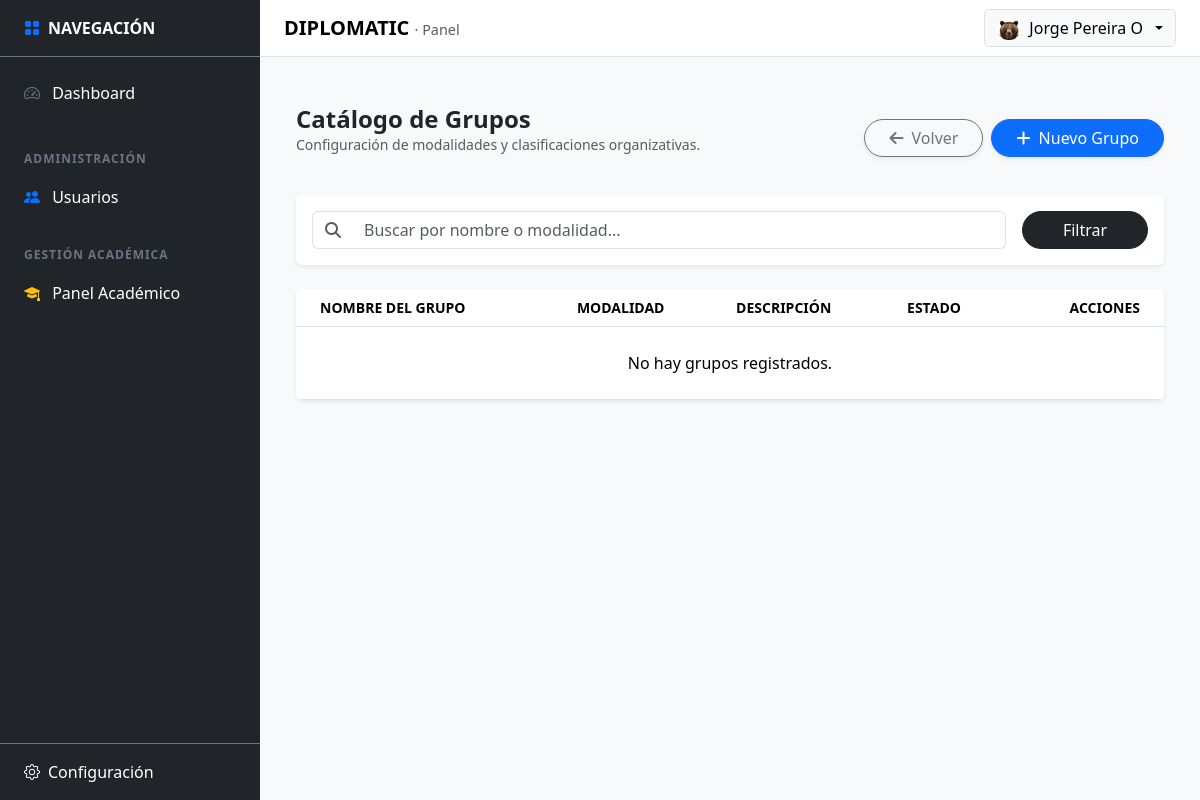
Before: /public/academic/grupos (signed in) with the older database file.
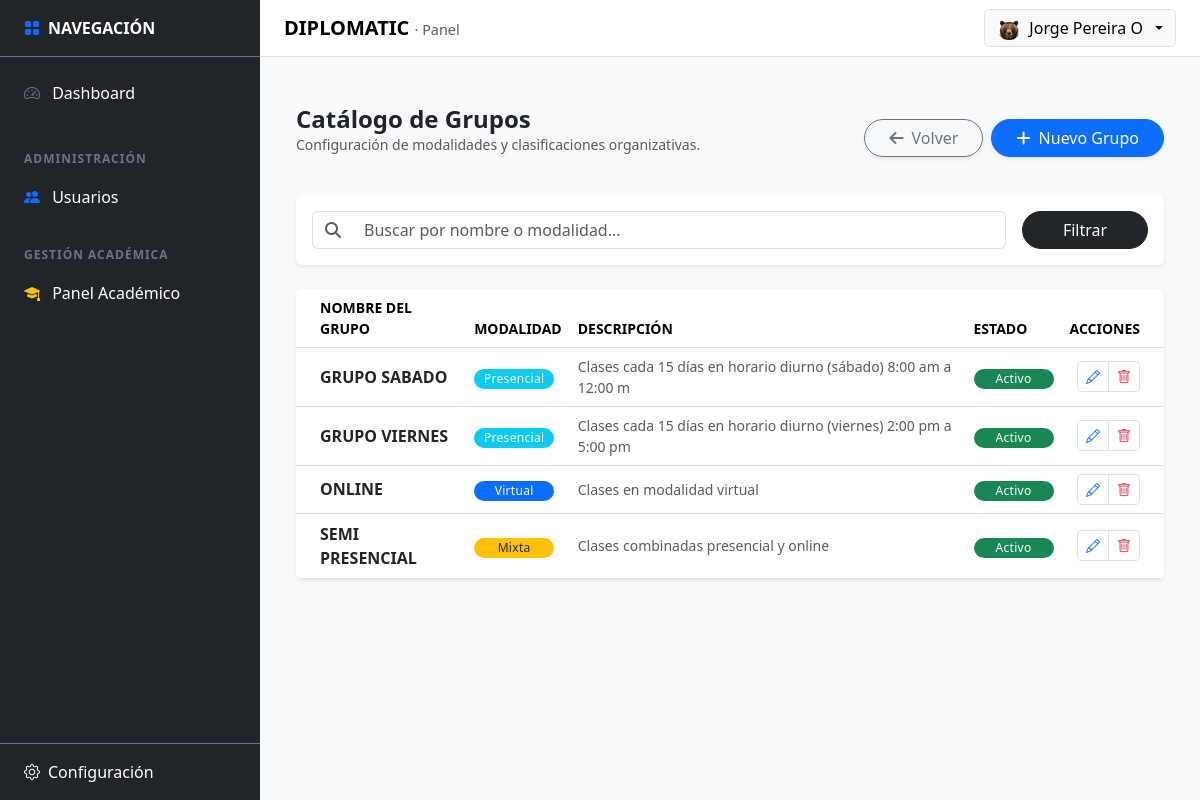
After: the same page with the newer database file.
### tables this page shows
CREATE TABLE `tbl_grupos` (
  `id` int(11) NOT NULL,
  `name` varchar(100) NOT NULL COMMENT 'Ej: Grupo Viernes, Grupo Online',
  `modality` enum('Presencial','Virtual','Mixta') NOT NULL DEFAULT 'Presencial',
  `description` text DEFAULT NULL,
  `is_active` tinyint(1) NOT NULL DEFAULT 1 COMMENT '1: Activo, 0: Eliminado/Inactivo',
  `created_by` int(11) DEFAULT NULL,
  `updated_by` int(11) DEFAULT NULL,
  `created_at` timestamp NOT NULL DEFAULT current_timestamp(),
  `updated_at` timestamp NULL DEFAULT NULL ON UPDATE current_timestamp()
);

### app/core/Controller.php (called while the page is built, shortened)
<?php
abstract class Controller
{
    protected function view(string $viewPath, array $data = []): void
    {
        View::render($viewPath, $data);
    }
}

### app/controllers/GruposController.php (called while the page is built, shortened)
<?php
class GruposController extends Controller
{
    private $model;
    public function __construct()
    {
        $this->model = new GruposModel();
    }
    public function index(): void
    {
        $search = $_GET['search'] ?? '';
        $this->view('academic/grupos/index', [
            'grupos' => $this->model->getAll($search),
            'search' => $search
        ]);
    }
}

### app/core/Router.php (called while the page is built, shortened)
<?php
final class Router
{
  private array $routes = [
    'GET' => [],
    'POST' => [],
  ];
  public function get(string $path, array $handler): void
  {
    $this->routes['GET'][$this->normalize($path)] = $handler;
  }
  public function post(string $path, array $handler): void
  {
    $this->routes['POST'][$this->normalize($path)] = $handler;
  }
  public function dispatch(): void
  {
    $method = $_SERVER['REQUEST_METHOD'] ?? 'GET';
    $uri = parse_url($_SERVER['REQUEST_URI'] ?? '/', PHP_URL_PATH) ?? '/';
    $basePath = $this->detectBasePath();
    $path = $this->normalize(str_replace($basePath, '', $uri) ?: '/');
    $handler = $this->routes[$method][$path] ?? null;
    [$class, $action] = $handler;
    $controller = new $class();
    $controller->$action();
  }
  private function normalize(string $path): string
  {
    $path = '/' . trim($path, '/');
    return $path === '//' ? '/' : $path;
  }
  private function detectBasePath(): string
  {
    $scriptName = $_SERVER['SCRIPT_NAME'] ?? '';
    $dir = str_replace('\\', '/', dirname($scriptName));
    return rtrim($dir, '/');
  }
}

### app/core/Bootstrap.php (called while the page is built, shortened)
<?php
final class Bootstrap
{
    public function run(): void
    {
        $router = new Router();
        $router->get('/', [AuthController::class, 'showLogin']);
        $router->post('/login', [AuthController::class, 'doLogin']);
        $router->get('/logout', [AuthController::class, 'logout']);
        $router->get('/dashboard', [DashboardController::class, 'index']);
        $router->get('/profile', [ProfileController::class, 'index']);
        $router->post('/profile/update', [ProfileController::class, 'update']);
        $router->get('/profile/security', [ProfileController::class, 'security']);
        $router->post('/profile/change-password', [ProfileController::class, 'changePassword']);
        $router->get('/settings', [SettingsController::class, 'index']);
        $router->get('/settings/correo', [SettingsEmailController::class, 'index']);
        $router->post('/settings/save-correo', [SettingsEmailController::class, 'save']);
        $router->post('/settings/test-correo', [SettingsEmailController::class, 'test']);
        $router->get('/settings/empresa', [SettingsCompanyController::class, 'index']);
        $router->post('/settings/empresa/save', [SettingsCompanyController::class, 'save']);
        $router->get('/settings/whatsapp', [SettingsWhatsappController::class, 'index']);
        $router->post('/settings/whatsapp/save-template', [SettingsWhatsappController::class, 'saveTemplate']);
        $router->post('/settings/whatsapp/log', [SettingsWhatsappController::class, 'logSend']);
        $router->get('/settings/eventos', [SettingsEventsController::class, 'index']);
        $router->get('/settings/eventos/filter', [SettingsEventsController::class, 'filter']);
        $router->get('/academic', [AcademicController::class, 'index']);
        $router->get('/academic/diplomados', [DiplomadosController::class, 'index']);
        $router->get('/academic/diplomados/create', [DiplomadosController::class, 'create']);
        $router->post('/academic/diplomados/save', [DiplomadosController::class, 'save']);
        $router->get('/academic/diplomados/edit', [DiplomadosController::class, 'edit']);
        $router->post('/academic/diplomados/update', [DiplomadosController::class, 'update']);
        $router->post('/academic/diplomados/delete', [DiplomadosController::class, 'delete']);
        $router->get('/academic/diplomados/getDetails', [DiplomadosController::class, 'getDetails']);
        $router->get('/academic/diplomados/export', [\App\Controllers\ExportController::class, 'pdf']);
        $router->get('/academic/cohortes', [CohortesController::class, 'index']);
        $router->get('/academic/cohortes/create', [CohortesController::class, 'create']);
        $router->post('/academic/cohortes/save', [CohortesController::class, 'save']);
        $router->post('/academic/cohortes/update', [CohortesController::class, 'update']);
        $router->post('/academic/cohortes/delete', [CohortesController::class, 'delete']);
        $router->get('/academic/cohortes/getDetails', [CohortesController::class, 'getDetails']);
        $router->get('/academic/cohortes/changeStatus', [CohortesController::class, 'changeStatus']);
        $router->get('/academic/cohortes/logAccess', [CohortesController::class, 'logAccess']);
        $router->get('/academic/cohortes-config', [CohortesConfigController::class, 'index']);
        $router->get('/academic/cohortes-config/getDetails', [CohortesConfigController::class, 'getDetails']);
        $router->post('/academic/cohortes-config/updateStatus', [CohortesConfigController::class, 'updateStatus']);
        $router->post('/academic/cohortes-config/hardDelete', [CohortesConfigController::class, 'hardDelete']);
        $router->get('/academic/grupos', [GruposController::class, 'index']);
        $router->post('/academic/grupos/save', [GruposController::class, 'save']);
        $router->post('/academic/grupos/update', [GruposController::class, 'update']);
        $router->post('/academic/grupos/delete', [GruposController::class, 'delete']);
        $router->get('/academic/grupos/getDetails', [GruposController::class, 'getDetails']);
        $router->get('/academic/grupos/logAccess', [GruposController::class, 'logAccess']);
        $router->get('/academic/profesores', [ProfesoresController::class, 'index']);
        $router->get('/academic/profesores/create', [ProfesoresController::class, 'create']);
        $router->post('/academic/profesores/save', [ProfesoresController::class, 'save']);
        $router->get('/academic/profesores/edit', [ProfesoresController::class, 'edit']);
        $router->post('/academic/profesores/updateBase', [ProfesoresController::class, 'updateBase']);
        $router->post('/academic/profesores/delete', [ProfesoresController::class, 'delete']);
        $router->get('/academic/profesores/getDetails', [ProfesoresController::class, 'getDetails']);
        $router->get('/academic/profesores/logAccess', [ProfesoresController::class, 'logAccess']);
        $router->post('/academic/profesores/saveFormation', [ProfesoresController::class, 'saveFormation']);
        $router->post('/academic/profesores/deleteFormation', [ProfesoresController::class, 'deleteFormation']);
        $router->post('/academic/profesores/saveWork', [ProfesoresController::class, 'saveWork']);
        $router->post('/academic/profesores/deleteWork', [ProfesoresController::class, 'deleteWork']);
        $router->post('/academic/profesores/saveSpecialty', [ProfesoresController::class, 'saveSpecialty']);
        $router->post('/academic/profesores/deleteSpecialty', [ProfesoresController::class, 'deleteSpecialty']);
        $router->post('/academic/profesores/uploadDocument', [ProfesoresController::class, 'uploadDocument']);
        $router->post('/academic/profesores/deleteDocument', [ProfesoresController::class, 'deleteDocument']);
        $router->post('/academic/profesores/uploadPhoto', [ProfesoresController::class, 'uploadPhoto']);
        $router->get('/UserSecurity', [UserSecurityController::class, 'index']);
        $router->post('/UserSecurityController/updatePassword', [UserSecurityController::class, 'changePassword']);
        $router->post('/UserSecurityController/updateStatus', [UserSecurityController::class, 'changeStatus']);
        $router->get('/users', [UsersController::class, 'index']);
        $router->post('/users/save', [UsersController::class, 'save']);
        $router->post('/users/delete', [UsersController::class, 'delete']);
        $router->get('/register', [RegisterController::class, 'index']);
        $router->post('/register/submit', [RegisterController::class, 'submit']);
        $router->get('/register/validate', [RegisterController::class, 'validateToken']);
        $router->post('/register/create-password', [RegisterController::class, 'createPassword']);
        $router->get('/register/complete', [RegisterController::class, 'completeProfile']);
        $router->get('/forgot-password', [RegisterController::class, 'forgotPasswordIndex']);
        $router->post('/forgot-password/submit', [RegisterController::class, 'forgotPasswordSubmit']);
        $router->dispatch();
    }
}

### public/index.php (called while the page is built, shortened)
<?php
require_once __DIR__ . '/../app/core/Autoload.php';
$app = new \App\Core\Bootstrap();
$app->run();

### app/models/GruposModel.php (called while the page is built, shortened)
<?php
class GruposModel
{
    private $db;
    public function __construct()
    {
        $this->db = (new Database())->getConnection();
    }
    public function getAll(string $search = ''): array
    {
        $sql = "SELECT g.* FROM tbl_grupos g
                WHERE g.is_active = 1 AND (g.name LIKE ? OR g.modality LIKE ?)
                ORDER BY g.name ASC";
        $stmt = $this->db->prepare($sql);
        $term = "%$search%";
        $stmt->execute([$term, $term]);
        return $stmt->fetchAll(PDO::FETCH_ASSOC);
    }
}

### app/core/Autoload.php (called while the page is built, shortened)
<?php
spl_autoload_register(function (string $class): void {
  $prefix = 'App\\';
  $baseDir = __DIR__ . '/../';
  $len = strlen($prefix);
  $relativeClass = substr($class, $len);
  $relativePath = str_replace('\\', '/', $relativeClass);
  $parts = explode('/', $relativePath);
  if (!empty($parts[0])) {
    $map = [
      'Core'        => 'core',
      'Controllers' => 'controllers',
      'Models'      => 'models',
      'Config'      => 'config',
      'Middleware'  => 'middleware',
      'Views'       => 'views',
      'Services'    => 'services',
    ];
    if (isset($map[$parts[0]])) {
      $partsMapped = $parts;
      $partsMapped[0] = $map[$parts[0]];
      $file = $baseDir . implode('/', $partsMapped) . '.php';
      if (file_exists($file)) { require_once $file; return; }
    }
  }
});

### app/core/Database.php (called while the page is built, shortened)
<?php
final class Database
{
  private static ?PDO $pdo = null;
  public static function getConnection(): PDO
  {
    if (self::$pdo instanceof PDO) {
      return self::$pdo;
    }
    $configFile = __DIR__ . '/../config/database.php';
    $cfg = require $configFile;
    $host = $cfg['host'] ?? '127.0.0.1';
    $dbname = $cfg['dbname'] ?? '';
    $user = $cfg['user'] ?? 'root';
    $pass = $cfg['pass'] ?? '';
    $charset = $cfg['charset'] ?? 'utf8mb4';
    $dsn = "mysql:host={$host};dbname={$dbname};charset={$charset}";
    try {
      self::$pdo = new PDO($dsn, $user, $pass, [
        PDO::ATTR_ERRMODE => PDO::ERRMODE_EXCEPTION,
        PDO::ATTR_DEFAULT_FETCH_MODE => PDO::FETCH_ASSOC,
        PDO::ATTR_EMULATE_PREPARES => false,
      ]);
      return self::$pdo;
    } catch (PDOException $e) {
      throw new \RuntimeException('Error de conexión a la base de datos. Verifique credenciales y que MySQL esté activo.');
    }
  }
}

### app/config/database.php (called while the page is built)
<?php
return [
  'host' => '127.0.0.1',
  'dbname' => 'db_diplomatic',
  'user' => 'root',
  'pass' => '',
  'charset' => 'utf8mb4',
];

### app/views/academic/grupos/index.php (the view, shortened to what the rows shown need)
<link rel="stylesheet" href="https://cdnjs.cloudflare.com/ajax/libs/font-awesome/6.4.0/css/all.min.css">
<link rel="stylesheet" href="https://cdn.jsdelivr.net/npm/sweetalert2@11/dist/sweetalert2.min.css">
<link rel="stylesheet" href="/diplomatic/public/assets/css/academic_grupos.css">
<div class="container-fluid py-4">
    <div class="d-flex justify-content-between align-items-center mb-4">
        <div>
            <h2 class="h4 fw-bold mb-0 text-dark">Catálogo de Grupos</h2>
        </div>
    </div>
    <div class="card border-0 shadow-sm overflow-hidden">
        <div class="table-responsive">
            <table class="table table-hover align-middle mb-0">
                <thead class="bg-light small fw-bold text-secondary text-uppercase">
                    <tr>
                        <th class="ps-4">Nombre del Grupo</th>
                        <th>Modalidad</th>
                        <th>Descripción</th>
                        <th>Estado</th>
                        <th class="text-end pe-4">Acciones</th>
                    </tr>
                </thead>
                <tbody>
                    <?php if (empty($grupos)): ?>
                        <tr><td colspan="5" class="text-center py-4">No hay grupos registrados.</td></tr>
                    <?php else: ?>
                        <?php foreach ($grupos as $g): ?>
                            <tr>
                                <td class="ps-4 fw-bold text-dark"><?= htmlspecialchars($g['name']) ?></td>
                                <td>
                                    <?php
                                        $modBadge = match($g['modality']) {
                                            'Presencial' => 'bg-info',
                                            'Virtual'    => 'bg-primary',
                                            'Mixta'      => 'bg-warning text-dark',
                                            default      => 'bg-secondary'
                                        };
                                    ?>
                                    <span class="badge <?= $modBadge ?> rounded-pill"><?= $g['modality'] ?></span>
                                </td>
                                <td class="text-muted small"><?= htmlspecialchars($g['description'] ?: 'Sin descripción') ?></td>
                                <td><span class="badge bg-success rounded-pill">Activo</span></td>
                                <td class="text-end pe-4">
                                    <div class="btn-group">
                                        <button type="button" class="btn btn-sm btn-white border text-primary btn-edit" data-id="<?= $g['id'] ?>" title="Editar">
                                            <i class="bi bi-pencil"></i>
                                        </button>
                                        <button type="button" class="btn btn-sm btn-white border text-danger btn-delete" data-id="<?= $g['id'] ?>" data-name="<?= htmlspecialchars($g['name']) ?>" title="Eliminar">
                                            <i class="bi bi-trash"></i>
                                        </button>
                                    </div>
                                </td>
                            </tr>
                        <?php endforeach; ?>
                    <?php endif; ?>
                </tbody>
            </table>
        </div>
    </div>
</div>

Changed rows visible on the page:
added tbl_grupos: name "GRUPO SABADO", modality "Presencial", description "Clases cada 15 días en horario diurno (sábado) 8:00 am a 12:00 m"
added tbl_grupos: name "GRUPO VIERNES", modality "Presencial", description "Clases cada 15 días en horario diurno (viernes) 2:00 pm a 5:00 pm"
added tbl_grupos: name "ONLINE", modality "Virtual", description "Clases en modalidad virtual"
added tbl_grupos: name "SEMI PRESENCIAL", modality "Mixta", description "Clases combinadas presencial y online"
Other visible differences:
text no longer shown: "No hay grupos registrados."
